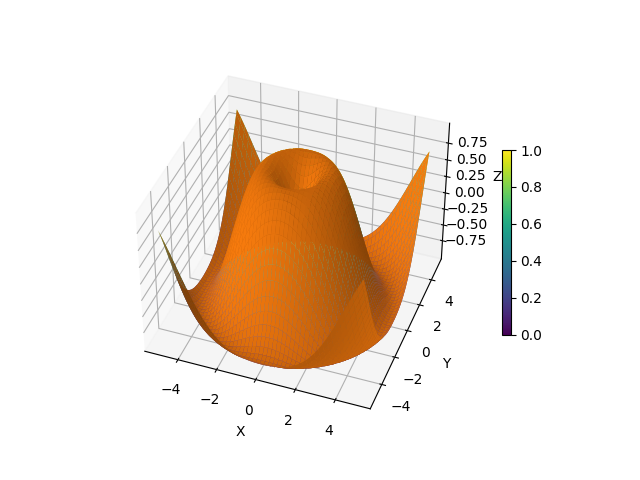

Write Python code to recreate this figure.
import matplotlib.pyplot as plt
import numpy as np
from mpl_toolkits.mplot3d import Axes3D

# Define the scalar function of two variables
def f(x, y):
    return np.sin(np.sqrt(x**2 + y**2))

# Generate the input data
x = np.linspace(-5, 5, 100)
y = np.linspace(-5, 5, 100)
X, Y = np.meshgrid(x, y)
Z = f(X, Y)

# Create a figure and a 3D subplot
fig = plt.figure()
ax = fig.add_subplot(111, projection='3d')

# Plot the 3D surface
ax.plot_surface(X, Y, Z, cmap='viridis')

# Add labels and a colorbar
ax.set_xlabel('X')
ax.set_ylabel('Y')
ax.set_zlabel('Z')
fig.colorbar(ax.plot_surface(X, Y, Z), shrink=0.5)

# Customize the plot
ax.view_init(elev=40, azim=-70)

# Show the plot
plt.show()
